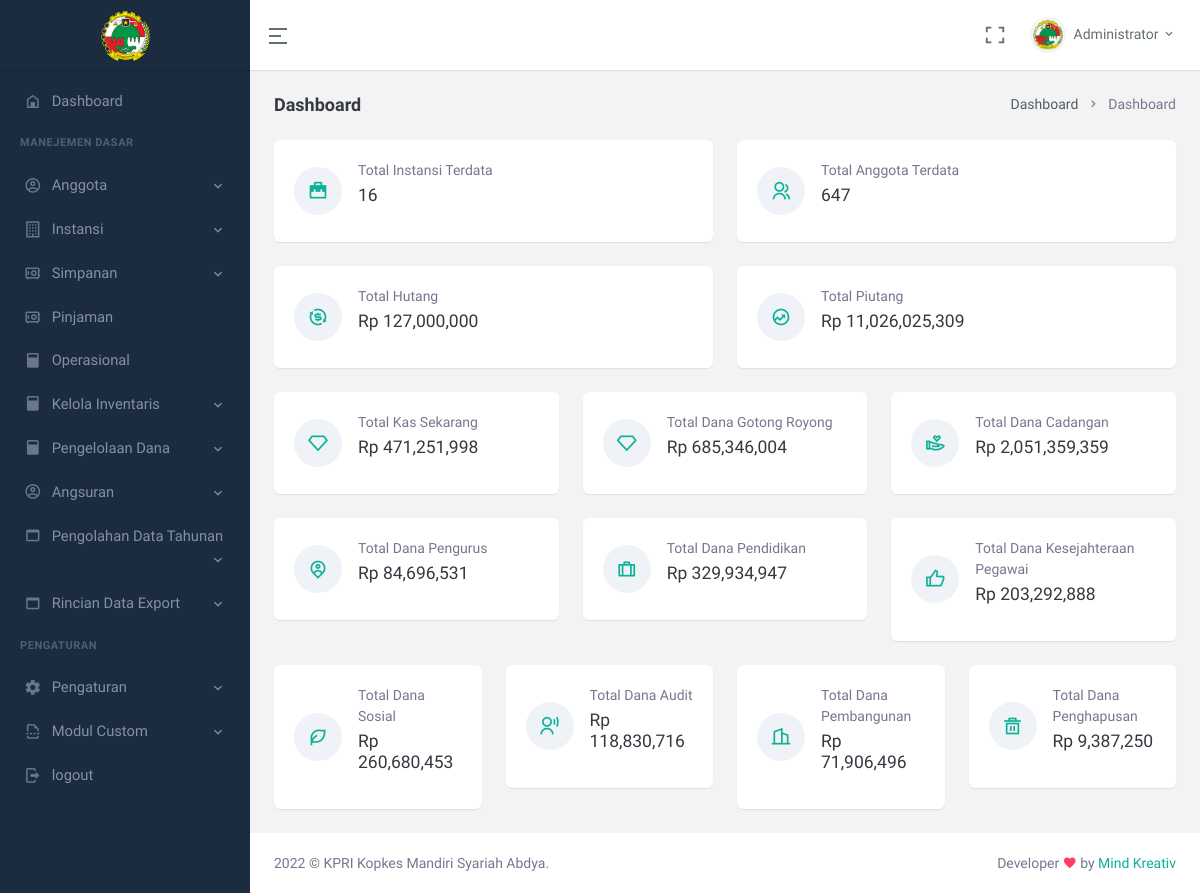
Before: / with the older database file.
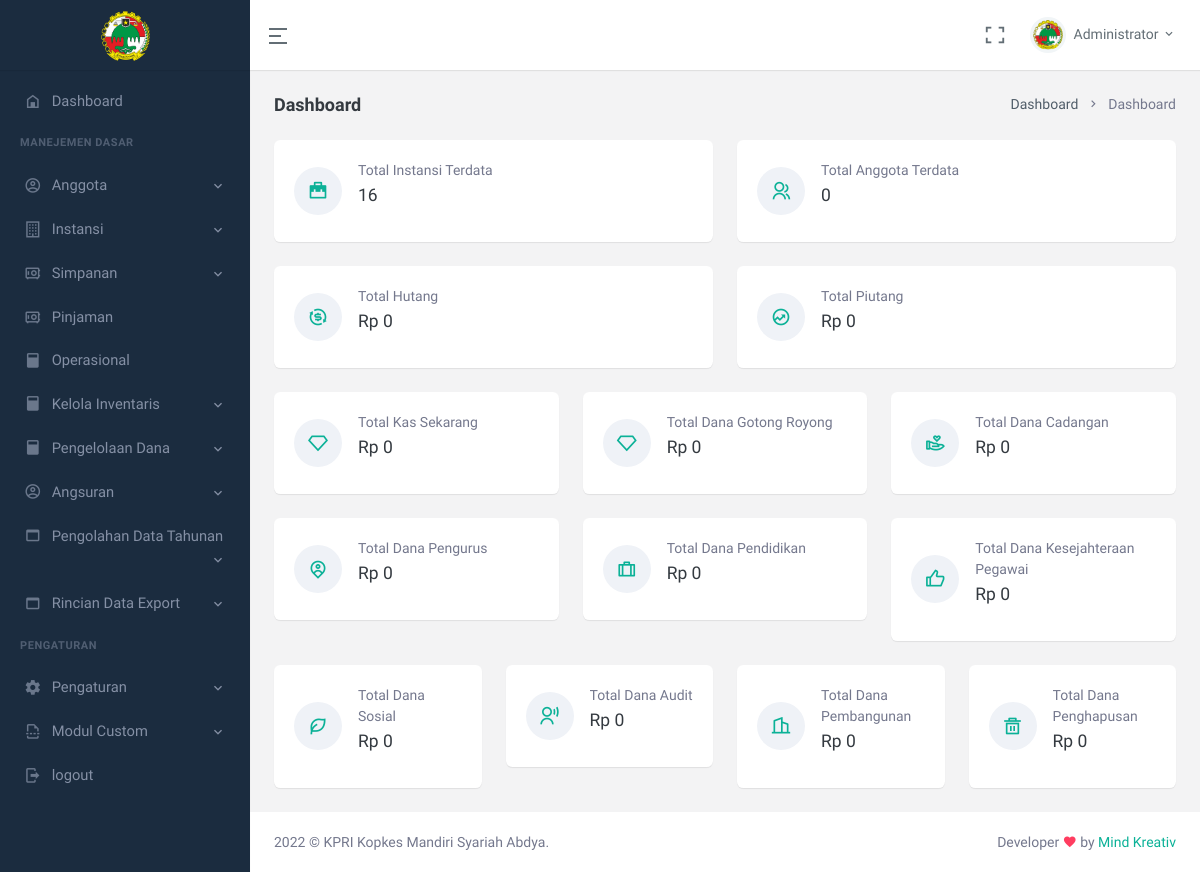
After: the same page with the newer database file.
### tables this page shows
CREATE TABLE `tb_brangkas` (
  `kas` double NOT NULL,
  `dana_gotongroyong` double NOT NULL,
  `dana_simpok` double NOT NULL,
  `dana_simwa` double NOT NULL,
  `dana_kusus` double NOT NULL,
  `dana_lainya` double NOT NULL,
  `total_hutang` double NOT NULL,
  `total_piutang` double NOT NULL,
  `jasa_usaha` double NOT NULL,
  `jasa_simpanan` double NOT NULL,
  `dana_cadangan` double NOT NULL,
  `dana_pengurus` double NOT NULL,
  `dana_pendidikan` double NOT NULL,
  `dana_kes_pegawai` double NOT NULL,
  `dana_sosial` double NOT NULL,
  `dana_audit` double NOT NULL,
  `dana_pembangunan` double NOT NULL,
  `dana_penghapusan` double NOT NULL,
  `last_update` date NOT NULL
);

### application/views/main.php (called while the page is built, shortened)
<?php
$this->load->view('part/header.php');
$this->load->view($page);
 ?>

### application/controllers/Home.php (called while the page is built, shortened)
<?php
class Home extends CI_Controller{
  public function __construct()
  {
    $this->load->model(array(
      'Data_Entry/M_function' => 'amf',
      'Data_Entry/M_views' => 'amv',
      'Starter' => 'own',
    ));
    $this->load->library(array('Curency_indo_helper' => 'conv'));
  }
  function index()
  {
    $data = array(
        'js'  => 'charts',
        'title' => 'Dashboard',
        'jumlah_instansi' => $this->amf->jumlah_instansi(),
        'jumlah_anggota'  => $this->amf->jumlah_anggota(),
        'brangkas' => $this->own->get_brangkas()->row(),
        'page' => 'page/starter',
      );
      $this->load->view('main', $data);
  }
}

### index.php (called while the page is built, shortened)
<?php
require_once BASEPATH.'core/CodeIgniter.php';

### application/models/Data_Entry/M_function.php (called while the page is built, shortened)
<?php
class M_function extends CI_Model{
  function jumlah_instansi()
  {
    $query = $this->db->query('SELECT COUNT(*) AS total FROM tb_instansi');
    return $query->row();
  }
  function jumlah_anggota()
  {
    $query = $this->db->query('SELECT COUNT(*) AS total FROM tb_anggota');
    return $query->row();
  }
}

### application/models/Starter.php (called while the page is built, shortened)
<?php
class Starter extends CI_Model{
  function get_brangkas()
  {
    return $this->db->get('tb_brangkas');
  }
}

### application/libraries/Curency_indo_helper.php (called while the page is built, shortened)
<?php
class Curency_indo_helper {
  function convRupiah($value) {
   return 'Rp ' . number_format($value);
  }
}

### application/views/page/starter.php (the view, shortened to what the rows shown need)
<div class="page-content">
    <div class="container-fluid">
        <div class="row">
            <div class="col-xl-6 col-sm-6">
              <div class="card">
                  <div class="card-body">
                      <div class="d-flex text-muted">
                          <div class="flex-grow-1 overflow-hidden">
                              <p class="mb-1">Total Hutang</p>
                              <h5 class="mb-3"><?= $this->conv->convRupiah($brangkas->total_hutang) ?></h5>
                          </div>
                      </div>
                  </div>
              </div>
          </div>
          <div class="col-xl-6 col-sm-6">
            <div class="card">
                <div class="card-body">
                    <div class="d-flex text-muted">
                        <div class="flex-grow-1 overflow-hidden">
                            <p class="mb-1">Total Piutang</p>
                            <h5 class="mb-3"><?= $this->conv->convRupiah($brangkas->total_piutang) ?></h5>
                        </div>
                    </div>
                </div>
            </div>
          </div>
          <div class="col-xl-4 col-sm-4">
            <div class="card">
                <div class="card-body">
                    <div class="d-flex text-muted">
                        <div class="flex-grow-1 overflow-hidden">
                            <p class="mb-1">Total Kas Sekarang</p>
                            <h5 class="mb-3"><?= $this->conv->convRupiah($brangkas->kas) ?></h5>
                        </div>
                    </div>
                </div>
            </div>
          </div>
          <div class="col-xl-4 col-sm-4">
            <div class="card">
                <div class="card-body">
                    <div class="d-flex text-muted">
                        <div class="flex-grow-1 overflow-hidden">
                            <p class="mb-1">Total Dana Gotong Royong</p>
                            <h5 class="mb-3"><?= $this->conv->convRupiah($brangkas->dana_gotongroyong) ?></h5>
                        </div>
                    </div>
                </div>
            </div>
          </div>
          <div class="col-xl-4 col-sm-4">
            <div class="card">
                <div class="card-body">
                    <div class="d-flex text-muted">
                        <div class="flex-grow-1 overflow-hidden">
                            <p class="mb-1">Total Dana Cadangan</p>
                            <h5 class="mb-3"><?= $this->conv->convRupiah($brangkas->dana_cadangan) ?></h5>
                        </div>
                    </div>
                </div>
            </div>
          </div>
          <div class="col-xl-4 col-sm-6">
            <div class="card">
                <div class="card-body">
                    <div class="d-flex text-muted">
                        <div class="flex-grow-1 overflow-hidden">
                            <p class="mb-1">Total Dana Pengurus</p>
                            <h5 class="mb-3"><?= $this->conv->convRupiah($brangkas->dana_pengurus) ?></h5>
                        </div>
                    </div>
                </div>
            </div>
          </div>
          <div class="col-xl-4 col-sm-6">
            <div class="card">
                <div class="card-body">
                    <div class="d-flex text-muted">
                        <div class="flex-grow-1 overflow-hidden">
                            <p class="mb-1">Total Dana Pendidikan</p>
                            <h5 class="mb-3"><?= $this->conv->convRupiah($brangkas->dana_pendidikan) ?></h5>
                        </div>
                    </div>
                </div>
            </div>
          </div>
          <div class="col-xl-4 col-sm-6">
            <div class="card">
                <div class="card-body">
                    <div class="d-flex text-muted">
                        <div class="flex-grow-1 overflow-hidden">
                            <p class="mb-1">Total Dana Kesejahteraan Pegawai</p>
                            <h5 class="mb-3"><?= $this->conv->convRupiah($brangkas->dana_kes_pegawai) ?></h5>
                        </div>
                    </div>
                </div>
            </div>
          </div>
          <div class="col-xl-3 col-sm-6">
            <div class="card">
                <div class="card-body">
                    <div class="d-flex text-muted">
                        <div class="flex-grow-1 overflow-hidden">
                            <p class="mb-1">Total Dana Sosial</p>
                            <h5 class="mb-3"><?= $this->conv->convRupiah($brangkas->dana_sosial) ?></h5>
                        </div>
                    </div>
                </div>
            </div>
          </div>
          <div class="col-xl-3 col-sm-6">
            <div class="card">
                <div class="card-body">
                    <div class="d-flex text-muted">
                        <div class="flex-grow-1 overflow-hidden">
                            <p class="mb-1">Total Dana Audit</p>
                            <h5 class="mb-3"><?= $this->conv->convRupiah($brangkas->dana_audit) ?></h5>
                        </div>
                    </div>
                </div>
            </div>
          </div>
          <div class="col-xl-3 col-sm-6">
            <div class="card">
                <div class="card-body">
                    <div class="d-flex text-muted">
                        <div class="flex-grow-1 overflow-hidden">
                            <p class="mb-1">Total Dana Pembangunan</p>
                            <h5 class="mb-3"><?= $this->conv->convRupiah($brangkas->dana_pembangunan) ?></h5>
                        </div>
                    </div>
                </div>
            </div>
          </div>
          <div class="col-xl-3 col-sm-6">
            <div class="card">
                <div class="card-body">
                    <div class="d-flex text-muted">
                        <div class="flex-grow-1 overflow-hidden">
                            <p class="mb-1">Total Dana Penghapusan</p>
                            <h5 class="mb-3"><?= $this->conv->convRupiah($brangkas->dana_penghapusan) ?></h5>
                        </div>
                    </div>
                </div>
            </div>
          </div>
        </div>
</div>

Changed rows visible on the page:
removed tb_brangkas: total_hutang "Rp 127,000,000", total_piutang "Rp 11,026,025,309", kas "Rp 471,251,998", dana_gotongroyong "Rp 685,346,004", dana_cadangan "Rp 2,051,359,359", dana_pengurus "Rp 84,696,531", dana_pendidikan "Rp 329,934,947", dana_kes_pegawai "Rp 203,292,888", dana_sosial "Rp 260,680,453", dana_audit "Rp 118,830,716", dana_pembangunan "Rp 71,906,496", dana_penghapusan "Rp 9,387,250"
added tb_brangkas: total_hutang "Rp 0", total_piutang "Rp 0", kas "Rp 0", dana_gotongroyong "Rp 0", dana_cadangan "Rp 0", dana_pengurus "Rp 0", dana_pendidikan "Rp 0", dana_kes_pegawai "Rp 0", dana_sosial "Rp 0", dana_audit "Rp 0", dana_pembangunan "Rp 0", dana_penghapusan "Rp 0"
Other visible differences:
$jumlah_anggota->total: "647" → "0"
